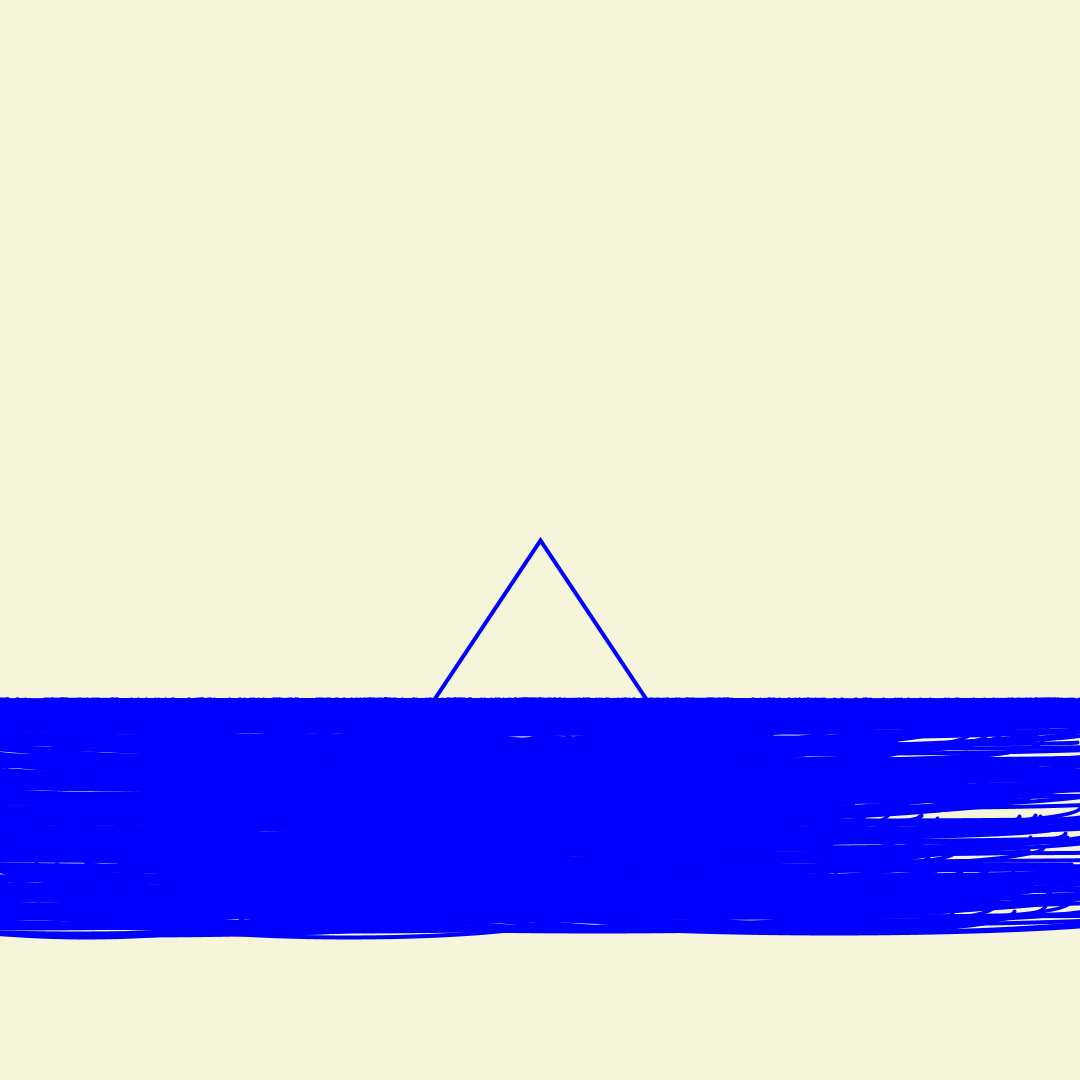
Frame 1 (no input)
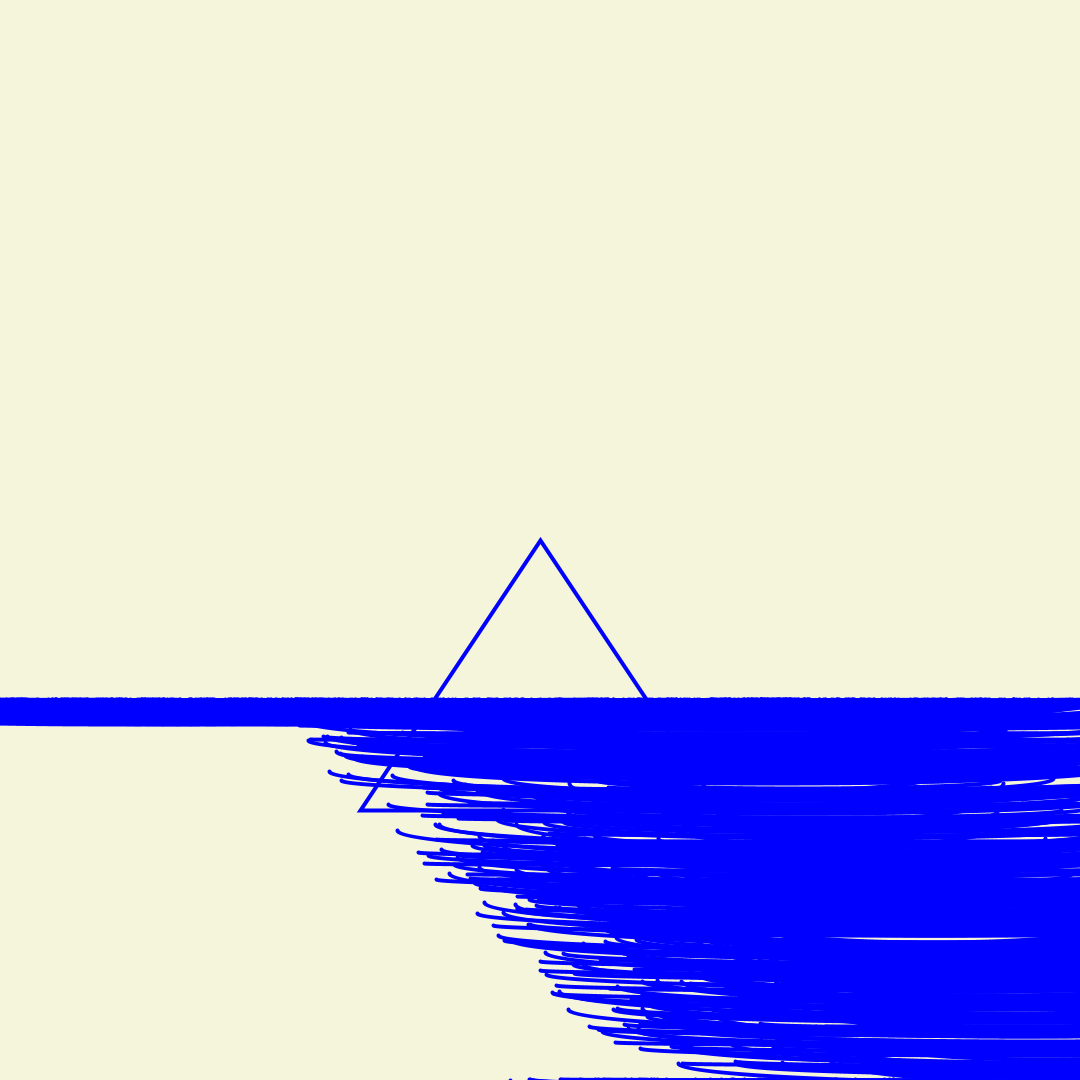
Frame 60 (the mouse pressed at the canvas centre just before this capture)
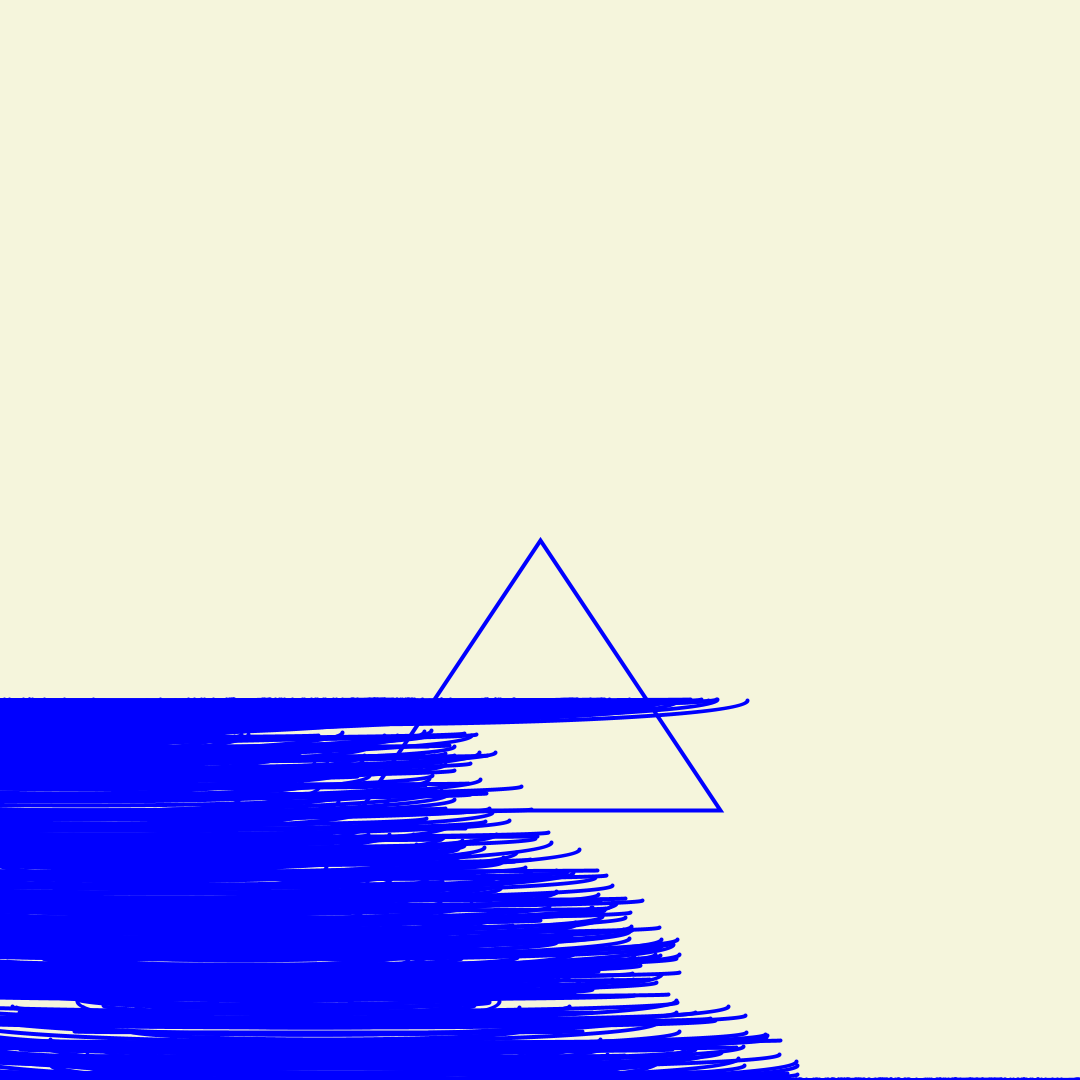
Frame 120 (the mouse held since frame 60 and released just before this capture)

The Processing sketch that drew these frames (run headless with seeded random() and noise(); from frame 60 on, the mouse is pressed at the canvas centre):

// Processing sketch: Waves
// ── Waves.pde
Wave[] waves = new Wave[1000];

void setup() {
  size(1080, 1080);
  for (int i = 0; i < waves.length; i++){
    waves[i] = new Wave(random(0,900), random(height/2, 900), random(300,900), random(0,50), random(15, 20), 180, 0, PI);
  
}
}
void draw() {
  background(245, 245, 220); // creating beige background similar to the piece
    for (int i = 0; i < waves.length; i++){
      waves[i].move();
      waves[i].display();
    }
  triangle(width/3, height - 270, width/2, height/2, width - 360, height - 270);
  
  
  //rect(0, height/2 , 1080, 1080);
}
  


class Wave {
  color c;
  float globalX; // moving the wave in the x coordinate
  float globalY; // moving the wave in the y coordinate
  float ellipseX;
  float ellipseY;
  float speedX;
  float speedY;
  float rotation;
  float starting;
  float stopping;

  Wave(float tempGlobalX, float tempGlobalY, float tempEllipseX, float tempEllipseY, float tempSpeedX, float tempRotation, float tempStarting, float tempStopping) {
    globalX = tempGlobalX;
    globalY = tempGlobalY;
    ellipseX = tempEllipseX;
    ellipseY = tempEllipseY;
    speedX = tempSpeedX;
    rotation = tempRotation;
    starting = tempStarting;
    stopping = tempStopping;
  }
  void display(){
    noFill();
    stroke(0, 0, 255);
    strokeWeight(4);
    arc(globalX, globalY, ellipseX, ellipseY, starting, stopping);
    /* rotate(rotation);
    translate(100, 100); */
  }
  
  void move(){
    
    globalX = globalX + speedX;
    globalY = globalY + speedX;
    globalY = constrain(globalY, 700, 1080); // constrain the waves to the ground
    if (globalX > width || globalX < 0){
      speedX = speedX*-1;
    }else if(globalY > height || globalY < 0 ){
      speedY = speedY*-1;
    }
  }
}


  
  


      
    
